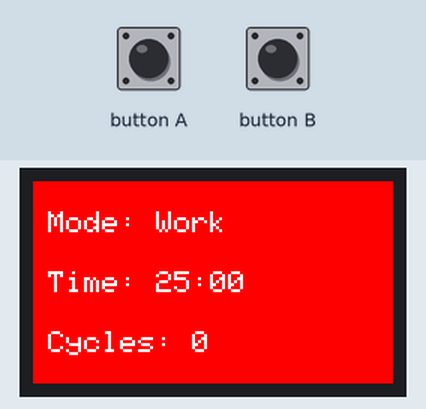
A sketch run on a simulated ESP32. Parts: 240×135 colour display. Inputs (shaded band) come from the test bench. EEPROM starts erased.

Above: at 1.4 s.
1.5 s: button A pressed for 0.15 s
At 3.3 s:
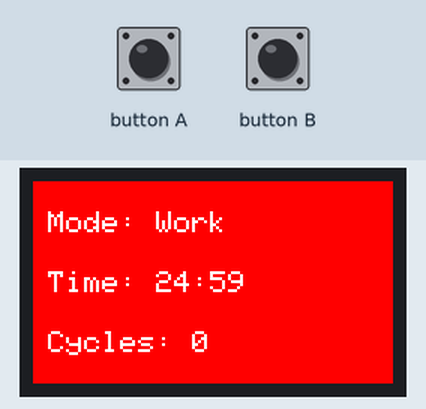
4.6 s: button B pressed for 0.15 s
At 6.3 s:
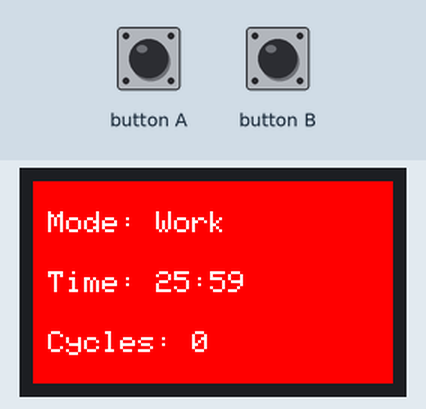
7.0 s: button B pressed for 0.15 s
At 8.3 s:
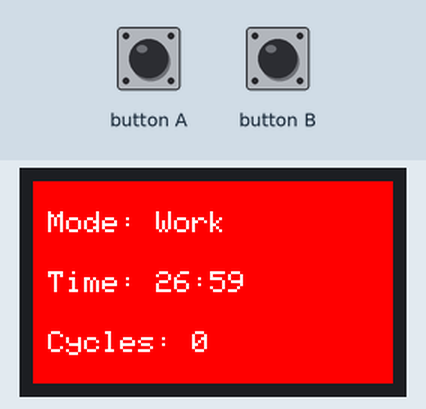
Timing chart, 0 to 10.0 s (numbered marks = the images above; inputs shaded):
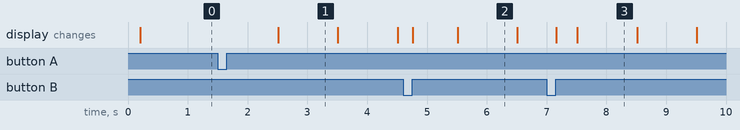

Measured:
- after the input at 1.5 s, the display: changes after 1.0 s (image 1)

The sketch:

pomodoro_timer.ino
```cpp
/**
 * @file pomodoro_timer.ino
 * @brief Pomodoro Timer with progress bar and cycle graph for M5StickC Plus 2
 * @version 2.0
 * @date 2024-01-15
 * @modified 2025-11-05 - Optimized version with non-blocking timer, partial redraws, power management
 *
 * Based on original work by LucasIneth (https://github.com/lucasineth)
 *
 * @Hardware: M5StickC Plus 2
 * @Platform Version: Arduino M5Stack Board Manager v2.1.3
 * @Dependencies:
 * M5GFX: https://github.com/m5stack/M5GFX
 * M5Unified: https://github.com/m5stack/M5Unified
 * M5StickCPlus2: https://github.com/m5stack/M5StickCPlus2
 * Preferences: ESP32 built-in EEPROM library
 */

#include <M5StickCPlus2.h>
#include <Preferences.h>

// UI Constants
const int BAR_WIDTH = 200;
const int BAR_HEIGHT = 20;
const int BAR_X = 10;
const int BAR_Y = 140;
const int TEXT_SIZE = 2;
const int MODE_Y = 20;
const int TIME_Y = 60;
const int CYCLES_Y = 100;

// Timer Constants
const int DEFAULT_WORK_TIME = 25 * 60;
const int DEFAULT_BREAK_TIME = 5 * 60;
const int MIN_TIME = 60;
const int TIME_ADJUSTMENT = 60;
const unsigned long SECOND_MS = 1000;
const unsigned long IDLE_DIM_MS = 30000; // Dim after 30s idle
const unsigned long BTN_DEBOUNCE_MS = 200;

// Audio Constants
const int BEEP_FREQ = 1000;
const int BEEP_DURATION = 200;
const int BEEP_PAUSE = 300;

// Graph Constants
const int GRAPH_BAR_WIDTH = 15;
const int GRAPH_BAR_SPACING = 5;
const int GRAPH_BAR_HEIGHT_MAX = 60;
const int GRAPH_X_START = 10;
const int GRAPH_Y_START = 120;
const int MAX_GRAPH_BARS = 10;

// State Variables
int workTime = DEFAULT_WORK_TIME;
int breakTime = DEFAULT_BREAK_TIME;
int timer = workTime;
bool isWorking = true;
bool isRunning = false;
int completedCycles = 0;

// Non-blocking timer
unsigned long lastSecondMillis = 0;
unsigned long lastActivityMillis = 0;
bool isScreenDimmed = false;

// Button state tracking
unsigned long btnBPressStart = 0;
bool btnBLongPressHandled = false;

// Display cache to avoid unnecessary redraws
int lastDisplayedMinutes = -1;
int lastDisplayedSeconds = -1;
bool lastWorkingState = true;
int lastCompletedCycles = -1;

// EEPROM persistence
Preferences preferences;

// Load settings from EEPROM
void loadSettings() {
  preferences.begin("pomodoro", false);
  workTime = preferences.getInt("workTime", DEFAULT_WORK_TIME);
  breakTime = preferences.getInt("breakTime", DEFAULT_BREAK_TIME);
  completedCycles = preferences.getInt("cycles", 0);
  preferences.end();
  timer = workTime;
}

// Save settings to EEPROM
void saveSettings() {
  preferences.begin("pomodoro", false);
  preferences.putInt("workTime", workTime);
  preferences.putInt("breakTime", breakTime);
  preferences.putInt("cycles", completedCycles);
  preferences.end();
}

// Power management - dim screen when idle
void updatePowerManagement() {
  unsigned long now = millis();

  if (!isRunning && !isScreenDimmed && (now - lastActivityMillis > IDLE_DIM_MS)) {
    M5.Lcd.setBrightness(50); // Dim to 50%
    isScreenDimmed = true;
  }
}

// Wake screen on activity
void wakeScreen() {
  if (isScreenDimmed) {
    M5.Lcd.setBrightness(255);
    isScreenDimmed = false;
  }
  lastActivityMillis = millis();
}

// Full screen redraw (only when mode changes)
void fullScreenRedraw() {
  uint16_t bgColor = isWorking ? RED : GREEN;
  M5.Lcd.fillScreen(bgColor);

  M5.Lcd.setTextColor(WHITE, bgColor);
  M5.Lcd.setTextSize(TEXT_SIZE);

  // Mode label
  M5.Lcd.setCursor(BAR_X, MODE_Y);
  M5.Lcd.print(F("Mode: "));
  M5.Lcd.print(isWorking ? F("Work") : F("Break"));

  // Force full redraw of all elements
  lastDisplayedMinutes = -1;
  lastDisplayedSeconds = -1;
  lastCompletedCycles = -1;
  lastWorkingState = isWorking;
}

// Partial update - only redraw changed elements
void displayTime() {
  int minutes = timer / 60;
  int seconds = timer % 60;

  // Full redraw if mode changed
  if (lastWorkingState != isWorking) {
    fullScreenRedraw();
  }

  uint16_t bgColor = isWorking ? RED : GREEN;
  M5.Lcd.setTextColor(WHITE, bgColor);
  M5.Lcd.setTextSize(TEXT_SIZE);

  // Only update time if changed
  if (minutes != lastDisplayedMinutes || seconds != lastDisplayedSeconds) {
    M5.Lcd.fillRect(BAR_X, TIME_Y, 220, 30, bgColor); // Clear time area only
    M5.Lcd.setCursor(BAR_X, TIME_Y);
    M5.Lcd.printf("Time: %02d:%02d", minutes, seconds);
    lastDisplayedMinutes = minutes;
    lastDisplayedSeconds = seconds;
  }

  // Only update cycles if changed
  if (completedCycles != lastCompletedCycles) {
    M5.Lcd.fillRect(BAR_X, CYCLES_Y, 220, 30, bgColor); // Clear cycles area only
    M5.Lcd.setCursor(BAR_X, CYCLES_Y);
    M5.Lcd.printf("Cycles: %d", completedCycles);
    lastCompletedCycles = completedCycles;
  }

  // Update progress bar
  int maxTime = isWorking ? workTime : breakTime;
  float progress = 1.0 - ((float)timer / maxTime);
  int progressWidth = progress * BAR_WIDTH;

  M5.Lcd.fillRect(BAR_X, BAR_Y, BAR_WIDTH, BAR_HEIGHT, DARKGREY);
  M5.Lcd.fillRect(BAR_X, BAR_Y, progressWidth, BAR_HEIGHT, WHITE);
}

// Draw bar graph showing completed cycles
void drawGraph() {
  uint16_t bgColor = isWorking ? RED : GREEN;

  // Clear graph area with correct background color
  M5.Lcd.fillRect(0, GRAPH_Y_START - GRAPH_BAR_HEIGHT_MAX - 10, 240, GRAPH_BAR_HEIGHT_MAX + 20, bgColor);

  // Draw bars
  for (int i = 0; i < completedCycles && i < MAX_GRAPH_BARS; i++) {
    int barHeight = map(i + 1, 1, MAX_GRAPH_BARS, 10, GRAPH_BAR_HEIGHT_MAX);
    int barX = GRAPH_X_START + i * (GRAPH_BAR_WIDTH + GRAPH_BAR_SPACING);
    int barY = GRAPH_Y_START - barHeight;
    M5.Lcd.fillRect(barX, barY, GRAPH_BAR_WIDTH, barHeight, BLUE);
  }
}

// Toggle between start and pause
void toggleTimer() {
  isRunning = !isRunning;
  wakeScreen();
  lastSecondMillis = millis(); // Reset timer to prevent immediate tick
}

// Reset timer to beginning of current cycle
void resetTimer() {
  isRunning = false;
  timer = isWorking ? workTime : breakTime;
  wakeScreen();
  displayTime();
}

// Adjust work or break time
void adjustTime(bool increase) {
  if (isWorking) {
    workTime = max(MIN_TIME, workTime + (increase ? TIME_ADJUSTMENT : -TIME_ADJUSTMENT));
    timer = workTime;
  } else {
    breakTime = max(MIN_TIME, breakTime + (increase ? TIME_ADJUSTMENT : -TIME_ADJUSTMENT));
    timer = breakTime;
  }
  wakeScreen();
  saveSettings(); // Auto-save on adjustment
  displayTime();
}

void setup() {
  M5.begin();
  M5.Lcd.setRotation(3);
  M5.Lcd.setBrightness(255);

  // Load saved settings
  loadSettings();

  lastActivityMillis = millis();
  lastSecondMillis = millis();

  fullScreenRedraw();
  displayTime();
}

void loop() {
  M5.update();

  // Button A: Start or pause the timer
  if (M5.BtnA.wasPressed()) {
    toggleTimer();
  }

  // Button PWR: Reset the timer
  if (M5.BtnPWR.wasPressed()) {
    resetTimer();
  }

  // Button B: Dynamic adjustment with double-trigger fix
  // Track button press start
  if (M5.BtnB.wasPressed()) {
    btnBPressStart = millis();
    btnBLongPressHandled = false;
  }

  // Check for long press (held for 1 second)
  if (M5.BtnB.isPressed() && !btnBLongPressHandled) {
    if (millis() - btnBPressStart > 1000) {
      adjustTime(false); // Decrease time on long press
      btnBLongPressHandled = true;
      delay(BTN_DEBOUNCE_MS); // Debounce
    }
  }

  // Short press on release (only if long press wasn't handled)
  if (M5.BtnB.wasReleased() && !btnBLongPressHandled) {
    if (millis() - btnBPressStart < 1000) {
      adjustTime(true); // Increase time on short press
    }
  }

  // Non-blocking timer update
  unsigned long currentMillis = millis();
  if (isRunning && (currentMillis - lastSecondMillis >= SECOND_MS)) {
    lastSecondMillis = currentMillis;
    timer--;

    // Check if time is up
    if (timer <= 0) {
      isWorking = !isWorking;
      timer = isWorking ? workTime : breakTime;

      // Increment cycle counter at the end of a work cycle
      if (!isWorking) {
        completedCycles++;
        saveSettings(); // Auto-save cycle count
        drawGraph();
      }

      // Audio alert (non-blocking)
      M5.Speaker.tone(BEEP_FREQ, BEEP_DURATION);
      delay(BEEP_PAUSE);
      M5.Speaker.tone(BEEP_FREQ, BEEP_DURATION);
    }

    displayTime();
  }

  // Power management
  updatePowerManagement();
}
```
